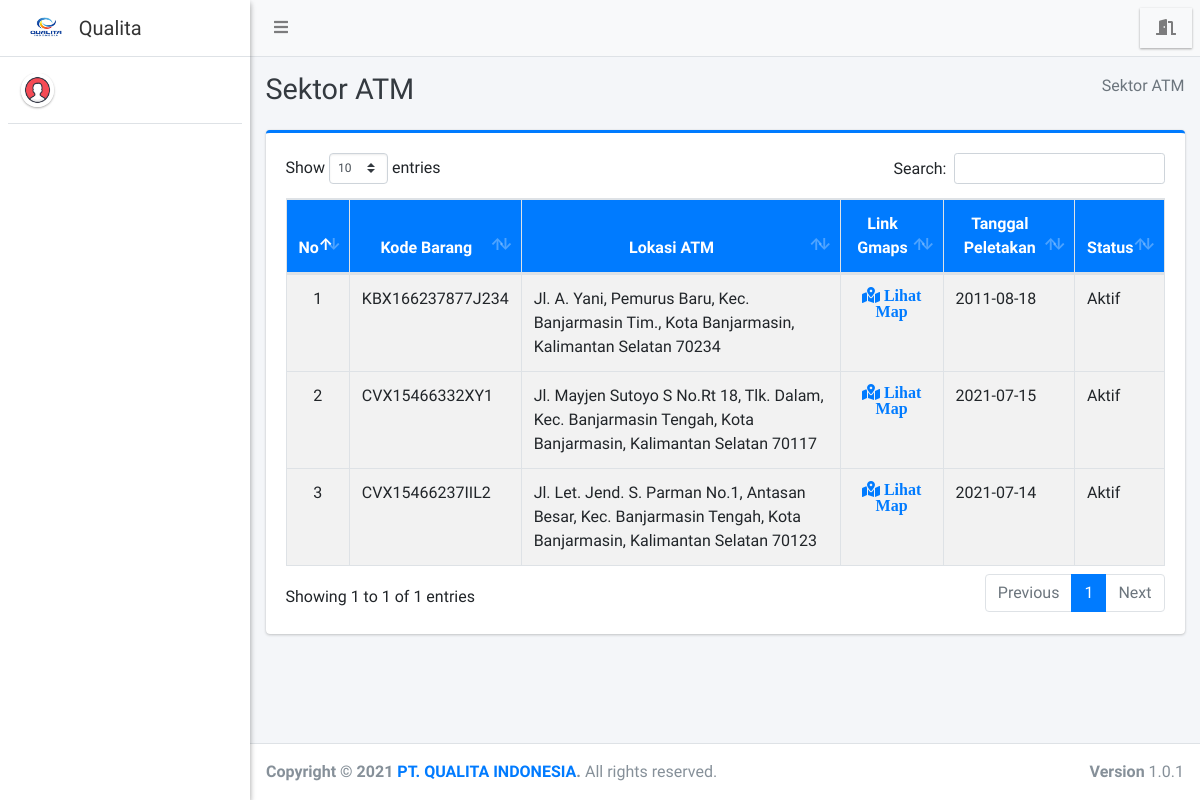
The app's page /teknisi/lokasiatm/index.php, older data.
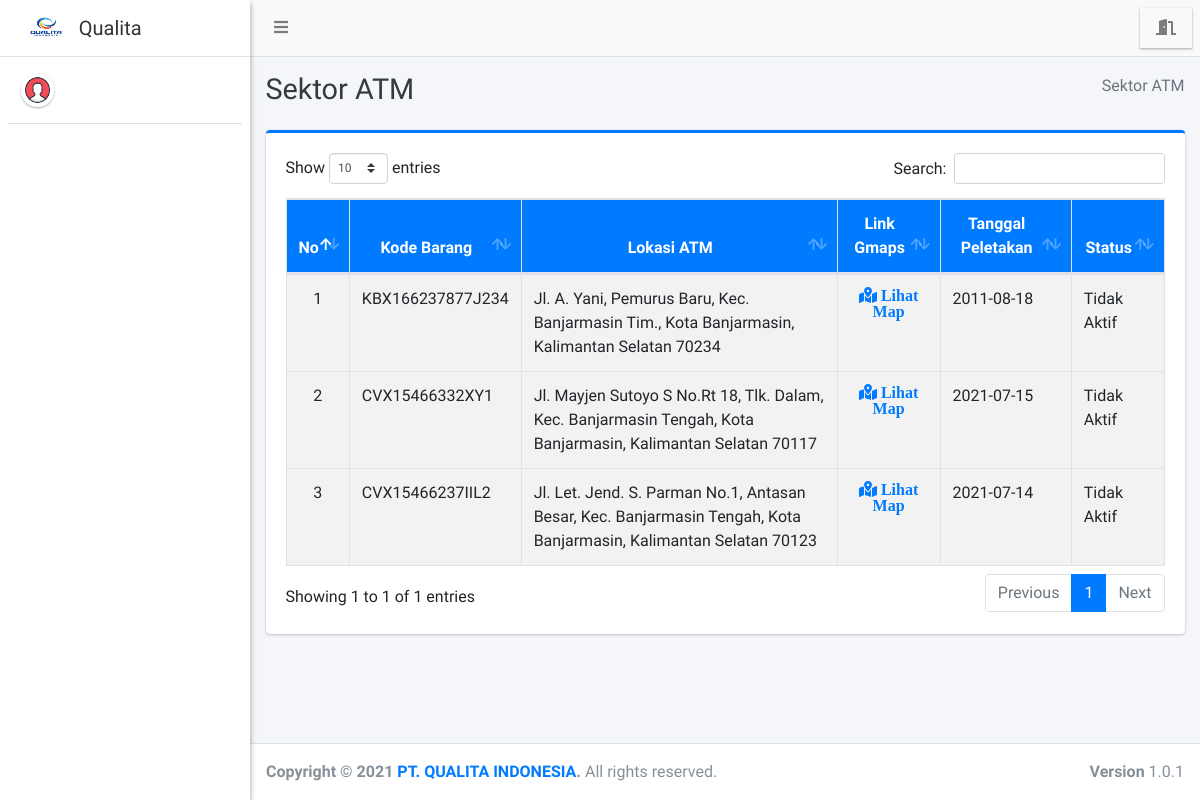
The same page, newer data.
### tables this page shows
CREATE TABLE `sektor_atm` (
  `id_sektoratm` int(11) NOT NULL,
  `kode_barang` varchar(35) NOT NULL,
  `bank` varchar(150) NOT NULL,
  `kecamatan` varchar(40) NOT NULL,
  `lokasi_atm` varchar(255) NOT NULL,
  `link_gmap` text NOT NULL,
  `tgl_peletakan` varchar(25) NOT NULL,
  `status` varchar(75) NOT NULL
);

CREATE TABLE `barang` (
  `kode_barang` varchar(35) NOT NULL,
  `nama_barang` varchar(100) NOT NULL,
  `tahun_produksi` varchar(25) NOT NULL,
  `lokasi_produksi` varchar(100) NOT NULL
);

### teknisi/lokasiatm/index.php (the view, shortened to what this page needs)
<?php
require '../../config/koneksi.php';
?>
<!DOCTYPE html>
<html>
<?php
include '../../templates/head.php';
?>
<body class="hold-transition sidebar-mini layout-fixed">
    <div class="wrapper">
        <?php
        include '../../templates/navbar.php';
        ?>
        <?php
        include '../../templates/sidebar.php';
        ?>
        <div class="content-wrapper">
            <div class="content-header">
                <div class="container-fluid">
                    <div class="row mb-2">
                        <div class="col-sm-6">
                            <h1 class="m-0 text-dark">Sektor ATM</h1>
                        </div>
                        <div class="col-sm-6">
                            <ol class="breadcrumb float-sm-right">
                                <li class="breadcrumb-item active">Sektor ATM</li>
                            </ol>
                        </div>
                    </div>
                </div>
            </div>
            <section class="content">
                <div class="container-fluid">
                    <div class="row">
                        <div class="col-12">
                            <div class="card card-primary card-outline">
                                <div class="card-body">
                                    <div class="table-responsive">
                                        <table id="example1" class="table table-bordered table-striped">
                                            <thead class="bg-blue">
                                                <tr align="center">
                                                    <th>No</th>
                                                    <th>Kode Barang</th>
                                                    <th>Lokasi ATM</th>
                                                    <th>Link Gmaps</th>
                                                    <th>Tanggal Peletakan</th>
                                                    <th>Status</th>
                                                </tr>
                                            </thead>
                                            <?php
                                            $no = 1;
                                            $data = $koneksi->query("SELECT * FROM sektor_atm AS sa
                                            LEFT JOIN barang AS b ON sa.kode_barang = b.kode_barang
                                            ORDER BY sa.id_sektoratm DESC");
                                            while ($row = $data->fetch_array()) {
                                            ?>
                                                <tbody style="background-color: white">
                                                    <tr>
                                                        <td align="center"><?= $no++ ?></td>
                                                        <td><?= $row['kode_barang'] ?></td>
                                                        <td><?= $row['lokasi_atm'] ?></td>
                                                        <td align="center"><a href="<?= $row['link_gmap'] ?>" target="blank" class="fa fa-map-marked-alt"> Lihat Map</a></td>
                                                        <td><?= $row['tgl_peletakan'] ?></td>
                                                        <td><?= $row['status'] ?></td>
                                                    </tr>
                                                </tbody>
                                            <?php } ?>
                                        </table>
                                    </div>
                                </div>
                            </div>
                        </div>
                    </div>
                </div>
            </section>
        </div>
        <?php include_once "../../templates/footer.php"; ?>
    </div>
</body>
</html>

Row changes from the older to the newer data that the page shows:
changed sektor_atm "KBX166237877J234": status "Aktif" → "Tidak Aktif"
changed sektor_atm "CVX15466332XY1": status "Aktif" → "Tidak Aktif"
changed sektor_atm "CVX15466237IIL2": status "Aktif" → "Tidak Aktif"
